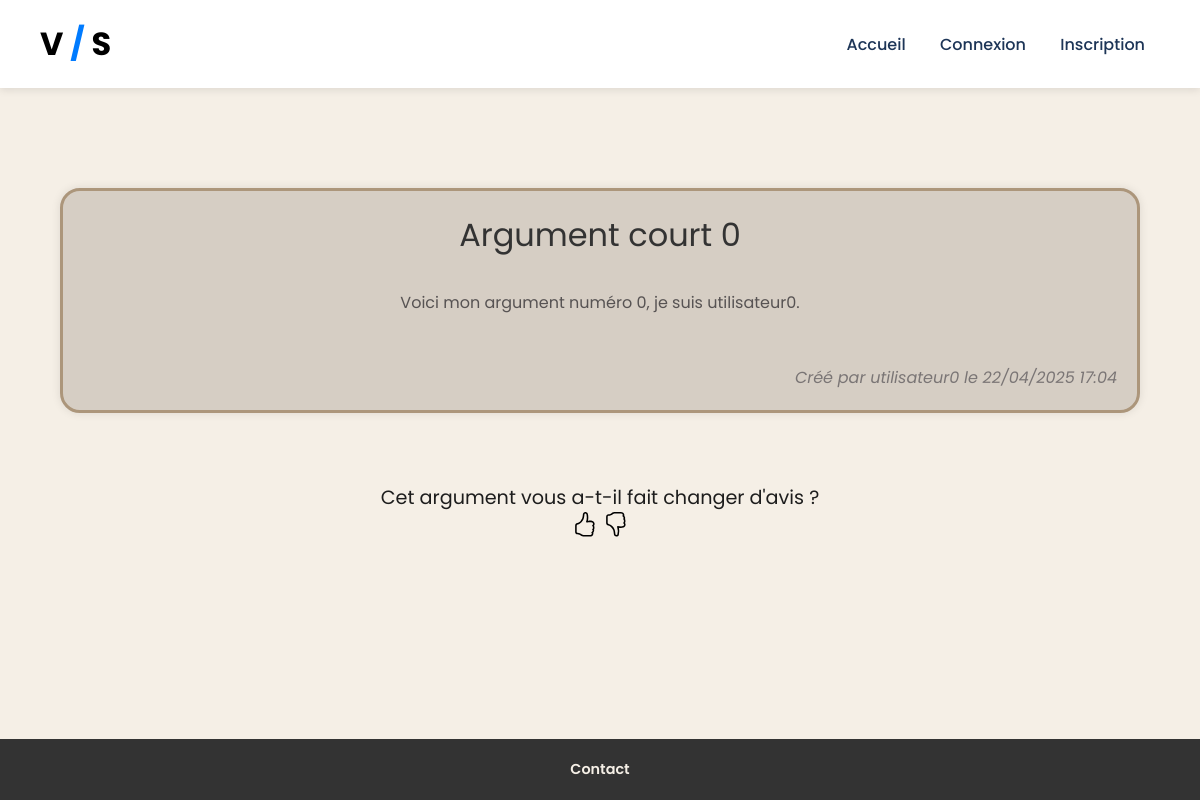
/commentaire.html?arg_id=1, run on the app's committed database.
### tables this page shows
CREATE TABLE argument (
        id_arg INTEGER PRIMARY KEY AUTOINCREMENT,
        id_debat INTEGER NOT NULL,
        id_uti INTEGER NOT NULL,
        court TEXT NOT NULL,
        texte TEXT NOT NULL,
        camps CHAR(1) CHECK(camps IN ('V', 'N', 'S')),
        change INTEGER DEFAULT 0,
        like INTEGER DEFAULT 0,
        dislike INTEGER DEFAULT 0,
        date_creation DATETIME NOT NULL,
        FOREIGN KEY (id_debat) REFERENCES debats(id_debat),
        FOREIGN KEY (id_uti) REFERENCES utilisateur(id_uti),
        UNIQUE (id_debat, court, texte, camps)
    );

CREATE TABLE utilisateur (
        id_uti INTEGER PRIMARY KEY AUTOINCREMENT,
        pseudo VARCHAR(255) NOT NULL UNIQUE, 
        mdp VARCHAR(255) NOT NULL,
        nom VARCHAR(255) NOT NULL,
        prenom VARCHAR(255) NOT NULL,
        mail VARCHAR(255) NOT NULL,
        gender VARCHAR(255) NOT NULL,
        dateNaissance DATE NOT NULL, 
        nationalite VARCHAR(255) NOT NULL
    );

### app.py (the view)
@app.route('/commentaire.html')
def commentaire():
    arg_id = request.args.get("arg_id")
    if not arg_id:
        return "Erreur: Argument non spécifié."
    con = connect_db()
    cur = con.cursor()
    cur.execute("""
    SELECT a.id_debat, u.pseudo, a.court, a.texte, a.camps, a.like, a.date_creation
    FROM argument a
    JOIN utilisateur u ON a.id_uti = u.id_uti
    WHERE a.id_arg = ?
    """, (arg_id,))
    result = cur.fetchone()
    con.close()
    if not result:
        return "Argument introuvable."
    debat_id, auteur, titre, desc, camps, like, date = result
    choix =request.args.get("choix") or session.get("choix")
    return render_template('commentaire.html',
        auteur=auteur,
        titre=titre,
        desc=desc,
        camps=camps,
        like=like,
        date=date,
        debat_id=debat_id,
        choix=choix,
        arg_id=arg_id
    )

### app.py (called while the page is built)
def connect_db():
    return sqlite3.connect('database/vns.db')

@app.template_filter('datetimeformat')
def datetimeformat(value):
    if value is None:
        return "Date non disponible"  # Ou une autre valeur par défaut
    return datetime.strptime(value, "%Y-%m-%d %H:%M:%S").strftime("%d/%m/%Y %H:%M")

### templates/commentaire.html (shortened to what this page needs)
<!DOCTYPE html>
<html lang="fr">
<head>
    <link rel="stylesheet" href="{{ url_for('static', filename='commentaire.css') }}">
</head>
<body>
    <header>
        <div class="logo">
            <span class="v">V</span>
            <span class="neutre">/</span>
            <span class="s">S</span>
        </div>
        <nav>
            <a href="{{ url_for('acc') }}" >Accueil</a>
            {% if 'username' in session %}
                <a href="{{ url_for('creerdebat') }}">Créer un débat</a>
                <a href="{{ url_for('logout') }}">Déconnexion</a>
            {% else %}
                <a href="{{ url_for('connexion') }}">Connexion</a>
                <a href="{{ url_for('inscription') }}">Inscription</a>
            {% endif %}
        </nav>
    </header>
    <main>
        {% if arg_id %}
            {% if camps == 'N' %}
                <div class="comment-neutre">
                    <a class="comment-text">{{ titre }}</a>
                    <a class="comment-desc">{{ desc }}</a>
                    <a class="comment-author ">Créé par {{ auteur }} le {{ date | datetimeformat }}</a>
                </div>
            {% elif camps == 'V' %}
                <div class="comment-pour">
                    <a class="comment-text">{{ titre }}</a>
                    <a class="comment-desc">{{ desc }}</a>
                    <a class="comment-author ">Créé par {{ auteur }} le {{ date | datetimeformat }}</a>
                </div>
            {% elif camps == 'S' %}
                <div class="comment-contre">
                    <a class="comment-text">{{ titre }}</a>
                    <a class="comment-desc">{{ desc }}</a>
                    <a class="comment-author ">Créé par {{ auteur }} le {{ date | datetimeformat }}</a>
                </div>
            {% endif %}
        {% endif %}
        <section class="comment-outro">
            <p>Cet argument vous a-t-il fait changer d'avis ?</p>
            <a href="{{ url_for('confirmer_changement', debat_id=debat_id, id_arg=arg_id) }}" style="text-decoration:none;" class="btn-yes">
                <img src="../static/icons/hand-thumbs-up.svg" alt="yes" width="25" height="25">
            </a>
            <a href="{{ url_for('debat', debat_id=debat_id, choix=choix) }}" style="text-decoration:none;" class="btn-no">
                <img src="../static/icons/hand-thumbs-down.svg" alt="no" width="25" height="25">
            </a>
        </section>
    </main>
    <footer>
        <p><a href="{{ url_for('contact') }}" class="contact">Contact</a></p>
    </footer>
</body>
</html>

### static/commentaire.css (style rules this page uses)
:root { --accent-color: #007bff; --background-color: #f5efe6; --text-color: #1d1d1d; --primary-color: #1d3557; --secondary-color: #457b9d; }
* { margin: 0; padding: 0; box-sizing: border-box; }
body { font-family: 'Poppins', sans-serif; background-color: var(--background-color); color: var(--text-color); height: 100vh; display: flex; flex-direction: column; }
header { width: 100%; padding: 20px 40px; background-color: #fff; display: flex; justify-content: space-between; align-items: center; box-shadow: 0 2px 8px rgba(0, 0, 0, 0.1); position: sticky; top: 0; z-index: 100; }
header .logo { font-size: 2rem; font-weight: 700; color: black; flex-shrink: 0; }
header .logo .neutre { color: var(--accent-color); }
header nav a { margin: 0 15px; text-decoration: none; font-weight: 500; color: var(--primary-color); position: relative; transition: color 0.3s ease; }
.comment-neutre { margin: 5%; text-align: center; margin-top: 100px; margin-bottom: 70px; background-color: #d6cec4; border-radius: 20px; padding: 20px; box-shadow: 0 0 10px rgba(0, 0, 0, 0.1); border : 3px solid #ac967b; }
.comment-text { font-size: 2rem; margin-bottom: 30px; text-align: center; color: #333; word-break: break-word; overflow-wrap: break-word; max-width: 100%; }
.comment-desc { font-size: 1rem; margin-bottom: 50px; text-align: left; color: #575353; display: block; text-align: center; margin-top: 3%; word-break: break-word; overflow-wrap: break-word; max-width: 100%; }
.comment-author { font-style: italic; text-align: right; display: block; color: #7a7575; margin-bottom: 0%; margin-top: 4%; }
.comment-outro { font-size:1.2rem; text-align: center; margin-top: 10px; margin-bottom: 90px; position: relative; }
footer { position: relative; padding: 20px 40px; text-align: center; background: #333; margin-top: auto; }
footer p { font-size: 0.9rem; color: #b3b3b3; }
footer .contact { text-decoration: none; color: var(--background-color); font-weight: 600; transition: color 0.3s ease; }

### data on the page
argument: court "Argument court 0", texte "Voici mon argument numéro 0, je suis utilisateur0.", date_creation "22/04/2025 17:04"
utilisateur: pseudo "utilisateur0"
